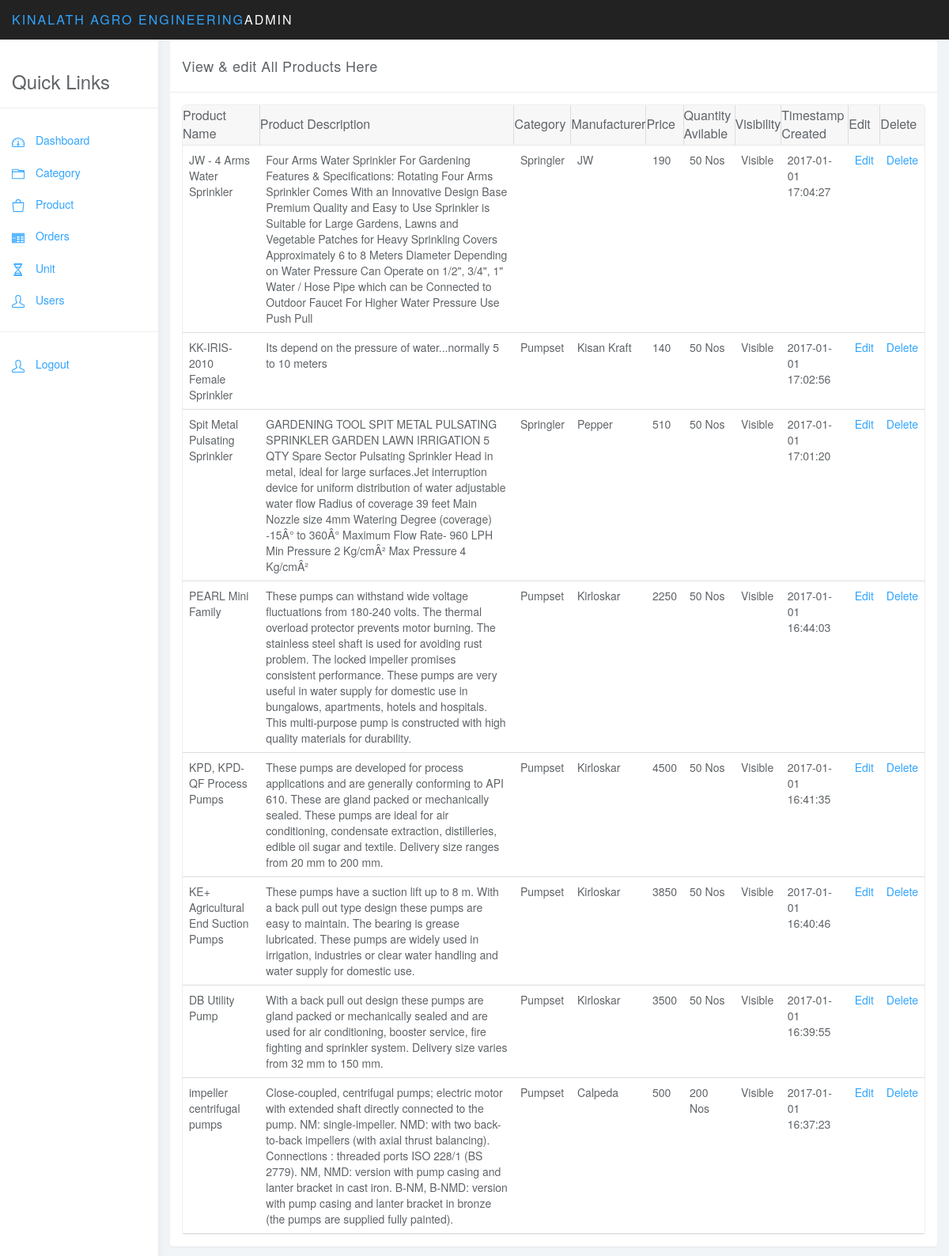
Before: /admin/view-products.php (signed in) with the older database file.
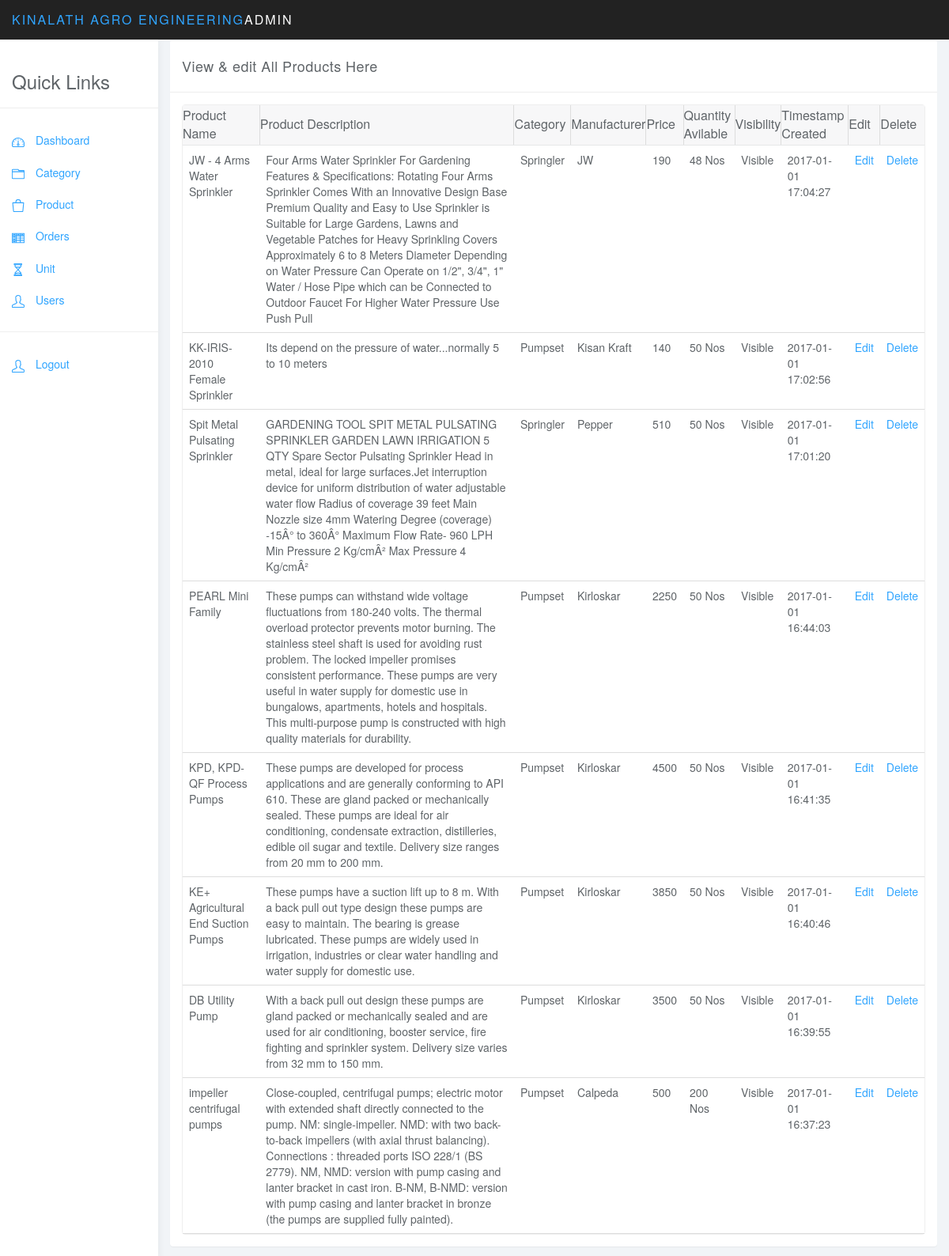
After: the same page with the newer database file.
### tables this page shows
CREATE TABLE `products` (
  `id` int(11) NOT NULL,
  `name` varchar(100) NOT NULL,
  `descr` text NOT NULL,
  `category` int(11) NOT NULL,
  `mfg` varchar(25) NOT NULL,
  `price` varchar(10) NOT NULL,
  `unit` int(11) NOT NULL,
  `qty` int(11) NOT NULL,
  `visibility` int(11) NOT NULL,
  `date` timestamp NOT NULL DEFAULT CURRENT_TIMESTAMP
);

### app/Product.php (called while the page is built, shortened)
<?php
	require_once('DB2.php');
	class Product
	{
		public static function getAll(){
			$db=new Db();
			$sql="SELECT * FROM products ORDER BY id DESC";
			$rows=[];
			$result=$db->query($sql);
			if($result){
				while ($r=mysqli_fetch_assoc($result)) {
					array_push($rows, $r);
				}
				return $rows;
			}
			return false;
		}
	}
?>

### app/DB2.php (called while the page is built, shortened)
<?php
class Db
{
	private static $connection;
	function __construct()
	{
		 if(!isset(self::$connection)) {
		 	self::$connection=mysqli_connect("localhost","root","","engineering");
		 	if (!self::$connection) {
		 		die("connection Error");
		 	}else{
		 		return self::$connection;
		 	}
		 }
	}
	function query($sql){
		$result=mysqli_query(self::$connection,$sql);
		return $result;
	}
}
?>

### app/Unit.php (called while the page is built, shortened)
<?php
	require_once('DB2.php');
	class Unit
	{
		public static function getAll(){
			$db=new Db();
			$sql="SELECT * FROM unit";
			$rows=[];
			$result=$db->query($sql);
			if($result){
				while ($r=mysqli_fetch_assoc($result)) {
					array_push($rows, $r);
				}
				return $rows;
			}
			return false;
		}
	}
?>

### app/Category.php (called while the page is built, shortened)
<?php
	require_once('DB2.php');
	class Category
	{
		public static function getAll(){
			$db=new Db();
			$sql="SELECT * FROM category";
			$rows=[];
			$result=$db->query($sql);
			if($result){
				while ($r=mysqli_fetch_assoc($result)) {
					array_push($rows, $r);
				}
				return $rows;
			}
			return false;
		}
	}
?>

### admin/view-products.php (the view, shortened to what this page needs)
<?php
	require_once('../app/Product.php');
	require_once('../app/Category.php');
	require_once('../app/Unit.php');
	$categories=Category::getAll();
	$units=Unit::getAll();
	$products=Product::getAll();
?>
<!DOCTYPE html>
<html>
<head>
<link href="css/bootstrap.min.css" rel="stylesheet">
<link href="css/datepicker3.css" rel="stylesheet">
<link href="css/bootstrap-table.css" rel="stylesheet">
<link href="css/styles.css" rel="stylesheet">
</head>
<body>
	<?php include_once('nav-sidebar.php'); ?>
	<div class="col-sm-9 col-sm-offset-3 col-lg-10 col-lg-offset-2 main">
		<div class="row">
			<div class="col-lg-12">
			</div>
		</div>
		<div class="row">
			<div class="col-lg-12">
				<div class="panel panel-default">
					<div class="panel-heading">View &amp edit All Products Here</div>
					<div class="panel-body">
						<table data-toggle="table" data-url="tables/data1.json"  data-show-refresh="true" data-show-toggle="true" data-show-columns="true" data-search="true" data-select-item-name="toolbar1" data-pagination="true" data-sort-name="name" data-sort-order="desc">
						    <thead>
						    <tr>
						        <th data-field="state" data-checkbox="true" >Product Name</th>
						        <th data-field="id" data-sortable="true">Product Description</th>
						        <th data-field="id" data-sortable="true">Category</th>
						        <th data-field="id" data-sortable="true">Manufacturer</th>
						        <th data-field="id" data-sortable="true">Price</th>
						        <th data-field="id" data-sortable="true">Quantity Avilable</th>
						        <th data-field="id" data-sortable="true">Visibility</th>
						        <th data-field="id" data-sortable="true">Timestamp Created</th>
						        <th data-field="name"  data-sortable="true">Edit</th>
						        <th data-field="price" data-sortable="true">Delete</th>
						    </tr>
						    <?php
						    foreach ($products as $product) {
						    	if ($product['visibility']==1) {
						    		$product['visibility']="Visible";
						    	}else{
						    		$product['visibility']="Hidden";
						    	}
						    	foreach ($units as $unit) {
						    		if ($unit['id']==$product['unit']) {
						    			$product['unit']=$unit['name'];
						    		}
						    	}
						    	foreach ($categories as $category) {
						    		if ($category['id']==$product['category']) {
						    			$product['category']=$category['name'];
						    		}
						    	}
						    	echo "<tr>";
						    		echo "<td>".$product['name']."</td>";
						    		echo "<td>".$product['descr']."</td>";
						    		echo "<td>".$product['category']."</td>";
						    		echo "<td>".$product['mfg']."</td>";
						    		echo "<td>".$product['price']."</td>";
						    		echo "<td>".$product['qty']." ".$product['unit']."</td>";
						    		echo "<td>".$product['visibility']."</td>";
						    		echo "<td>".$product['date']."</td>";
						    		echo "<td>"."<a href=\"edit-product.php?id={$product['id']}\">Edit" ."</a> </td>";
						    		echo "<td>"."<a href=\"delete-product.php?id={$product['id']}\">Delete"."</a> </td>";
						   		echo "</tr>";
						    }
						    ?>
						    </thead>
						</table>
					</div>
				</div>
			</div>
		</div>
	</div>
</body>
</html>

Changed rows visible on the page:
changed products "JW - 4 Arms Water Sprinkler": qty "50" → "48"
